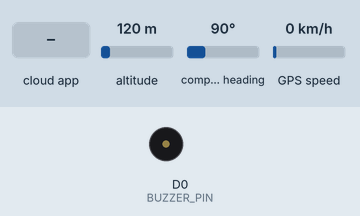
The sketch below on a simulated ESP8266 (NodeMCU). Parts: buzzer (waves = sounding, pin HIGH). The test bench sets the inputs (shaded band); at power-on: altitude 120 m, compass heading 90°, GPS speed 0 km/h. WiFi joins after 1.5 s; servers stay silent unless stated; the GPS gets a fix after 3 s at 37.7749, -122.4194 with 8 satellites; the Firebase database answers and starts empty; what the sketch prints to the serial monitor is not drawn.

Above: at 2.7 s.
2.8 s: the phone or cloud app sets buzzer to true
At 5.2 s:
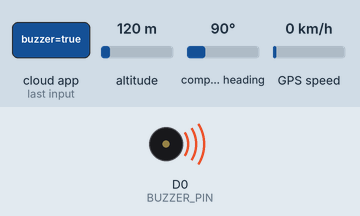
Timing chart, 0 to 13.0 s (numbered marks = the images above; inputs shaded):
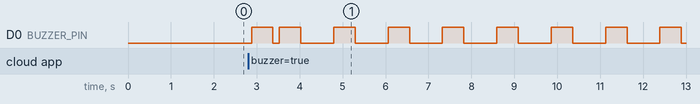

Measured:
- after the input at 2.8 s, D0 (BUZZER_PIN): goes HIGH 0.50 s, LOW 0.15 s, 7 × (HIGH 0.50 s, LOW 0.77 s), HIGH 0.50 s, then LOW, starting after 0.08 s

The sketch:

gps_inteface.ino
```cpp
  #include <TinyGPS++.h>
  #include <SoftwareSerial.h>
  #include <ESP8266WiFi.h>
  #include <ESP8266WebServer.h>
  #include <FirebaseESP8266.h>
  #define BUZZER_PIN D0

  #define FIREBASE_HOST "flutter-canteen-default-rtdb.firebaseio.com"
  #define FIREBASE_AUTH "AIzaSyA-b2jotmxZw45SeQZn_UcogZJXbTdMXMg"

  TinyGPSPlus gps;  // The TinyGPS++ object
  SoftwareSerial ss(4, 5); // The serial connection to the GPS device

  const char* ssid = "THIRU";
  const char* password = "11111111";

  float latitude, longitude;
  int year, month,  date, hour, minute, second;
  String date_str, time_str, lat_str, lng_str;
  int pm;
  float circleCenterLatitude = 0.0;
  float circleCenterLongitude = 0.0;
  float circleRadius = 0.0;
  FirebaseData firebaseData;
  ESP8266WebServer server(80);

  void setup()
  {
    Serial.begin(115200);
    ss.begin(9600);
    Serial.println();
    Serial.print("Connecting to ");
    Serial.println(ssid);
    WiFi.begin(ssid, password);

    while (WiFi.status() != WL_CONNECTED)
    {
      delay(500);
      Serial.print(".");
    }

    Serial.println("");
    Serial.println("WiFi connected");
    Serial.print("IP Address: ");
    Serial.println(WiFi.localIP());
    pinMode(BUZZER_PIN, OUTPUT);

    // Initialize Firebase
    Firebase.begin(FIREBASE_HOST, FIREBASE_AUTH);

    // Start the server
    server.on("/", handleRoot);
    server.begin();
    Serial.println("HTTP server started");
  }

  void loop()

  {


        if (Firebase.getString(firebaseData, "/buzzer")) {
      String buzzerState = firebaseData.stringData();
      if (buzzerState == "true") {
        // Trigger the buzzer
        digitalWrite(BUZZER_PIN, HIGH);
        delay(500);
        digitalWrite(BUZZER_PIN, LOW);
      } else {
        digitalWrite(BUZZER_PIN, LOW);
      }
    }

    while (ss.available() > 0)
    {
      if (gps.encode(ss.read()))
      {
        if (gps.location.isValid())
        {
          latitude = gps.location.lat();
          longitude = gps.location.lng();

          // Save latitude and longitude to Firebase
          Firebase.setFloat(firebaseData, "/location/latitude", latitude);
          Firebase.setFloat(firebaseData, "/location/longitude", longitude);
          Serial.println(latitude);
          Serial.println(longitude);

          if (firebaseData.dataAvailable())
          {
            Serial.println("Data saved to Firebase");
          }
          else
          {
            Serial.println("Error saving data to Firebase");
            Serial.println(firebaseData.errorReason());
          }
        }

        if (gps.date.isValid())
        {
          date_str = "";
          date = gps.date.day();
          month = gps.date.month();
          year = gps.date.year();

          if (date < 10)
            date_str = '0';
          date_str += String(date);

          date_str += " / ";

          if (month < 10)
            date_str += '0';
          date_str += String(month);

          date_str += " / ";

          if (year < 10)
            date_str += '0';
          date_str += String(year);
        }

        if (gps.time.isValid())
        {
          time_str = "";
          hour = gps.time.hour();
          minute = gps.time.minute();
          second = gps.time.second();

          minute = (minute + 30);
          if (minute > 59)
          {
            minute = minute - 60;
            hour = hour + 1;
          }
          hour = (hour + 5) ;
          if (hour > 23)
            hour = hour - 24;

          if (hour >= 12)
            pm = 1;
          else
            pm = 0;

          hour = hour % 12;

          if (hour < 10)
            time_str = '0';
          time_str += String(hour);

          time_str += " : ";

          if (minute < 10)
            time_str += '0';
          time_str += String(minute);

          time_str += " : ";

          if (second < 10)
            time_str += '0';
          time_str += String(second);

          if (pm == 1)
            time_str += " PM ";
          else
            time_str += " AM ";
        }
      }
    }

    server.handleClient();
  }

  void handleRoot()
  {
    String html = "<!DOCTYPE html><html><head><title>Location Details</title></head><body>";
    html += "<h1>Location Details</h1>";
    html += "<p><b>Latitude:</b> " + String(latitude, 6) + "</p>";
    html += "<p><b>Longitude:</b> " + String(longitude, 6) + "</p>";
    html += "<p><b>Date:</b> " + date_str + "</p>";
    html += "<p><b>Time:</b> " + time_str + "</p>";
    html += "</body></html>";

    server.send(200, "text/html", html);
  }
```
